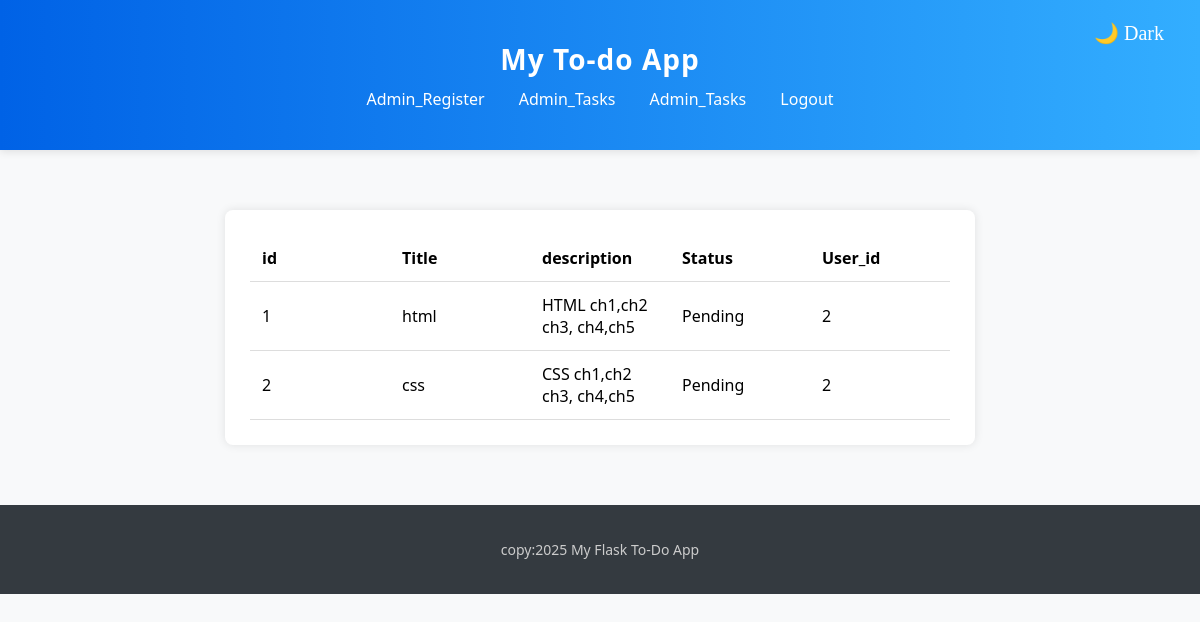
The page /admin_task (signed in) on the database as committed earlier.
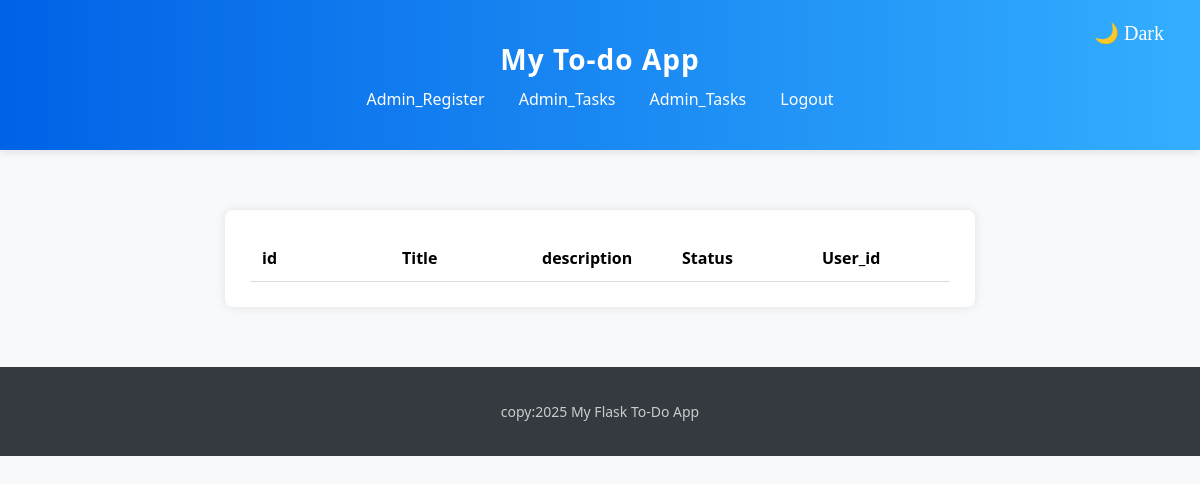
The same page on the database as committed later.
### app/models.py (models this page shows)
class Task(db.Model):
    __tablename__='task'
    id=db.Column(db.Integer, primary_key=True)
    title=db.Column(db.String(100), nullable=False)
    description=db.Column(db.String(300), nullable=False)
    status=db.Column(db.String(20), default="Pending")
    user_id = db.Column(db.Integer, db.ForeignKey('register.uid'), nullable=False)

### app/routes/auth.py (the view)
@auth_bp.route('/admin_task')
def admin_task():
    if session.get('user_id') and session.get('role') == 'admin':
        Tasks=Task.query.all()
        return render_template('admin_task.html',Tasks=Tasks,session=session)
    else:
        return abort(403)

### app/templates/admin_task.html (shortened to what this page needs)
{% extends "base.html" %}
{% block content %}
<div class="task-box">
      <table class="task-table">
            <thead>
                <tr>
                    <th>id</th>
                    <th>Title</th>
                    <th>description</th>
                    <th>Status</th>
                    <th>User_id</th>
                </tr>
            </thead>
            <tbody>
                {% for task in Tasks  %}
                <tr>
                    <td>{{task.id}}</td>
                    <td>{{task.title}}</td>
                    <td>{{task.description}}</td>
                    <td>{{task.status}}</td>
                    <td>{{task.user_id}}</td>
                </tr>
                {% endfor %}
            </tbody>
        </table>
</div>
{% endblock %}

### app/templates/base.html (shortened to what this page needs)
<!DOCTYPE html>
<html lang="en">
<head>
    <link rel="stylesheet" href="{{url_for('static',filename='style.css')}}">
</head>
<body>
    <header>
        <div class="container">
            <h1>My To-do App</h1>
            <nav>
                {%  if session.get('user_id') and session.get('role') == 'admin'%}
                 <a href="{{url_for('auth.admin')}}">Admin_Register</a>
                 <a href="{{url_for('auth.admin_task')}}">Admin_Tasks</a>
                 <a href="{{url_for('auth.admin_transfer')}}">Admin_Tasks</a>
                <a href="{{url_for('auth.logout')}}">Logout</a>
                {% endif %}
            </nav>
            <button id="theme-toggle" class="theme-toggle">🌙</button>
        </div>
    </header>
    <main class="container">
        {% block content %}
        {% endblock %}
    </main>
    <footer>
        <div class="container">
            <p>copy:{{2025}} My Flask To-Do App</p>
        </div>
    </footer>
</body>
</html>

### app/static/style.css (style rules this page uses)
body { margin:0; font-family:'Segoe UI', Tahoma, Geneva, Verdana, sans-serif; background-color: #f8f9fa; }
.container { max-width: 800px; margin: auto ; padding: 20px; }
header { background:linear-gradient(to right, #0062E6,#33AeFF); color: white; padding: 20px 0; box-shadow: 0 2px 8px rgba(0,0,0,0.1); }
header h1 { margin: 0; font-size: 28px; text-align: center; letter-spacing: 1px; }
nav { text-align: center; margin-top: 10px; }
nav a { color: white; text-decoration: none; margin:0 15px; font-weight: 500; transition: color 0.3s ease }
footer { background-color: #343a40; color: #ccc; padding: 15px 0; text-align: center; font-size: 14px; margin-top: 0 -2 8px rgba(0,0,0,0.1); }
footer p { margin: 0; }
.task-box { max-width: 700px; margin: 40px auto; background-color: white; padding: 25px; border-radius: 8px; box-shadow: 0 0 10px rgba(0,0,0,0.1); }
.task-table { width: 100%; border-collapse: collapse; table-layout: fixed; }
.task-table th, .task-table td { text-align: left; padding: 12px; border-bottom: 1px solid #ddd; }
.task-table th { background: color #f2f2f2; ; }
.theme-toggle { position: absolute; top: 20px; right: 30px; background: none; border: none; font-size: 22px; color: white; cursor: pointer; z-index: 1000; font-family: serif; font-size: 20px; }

Rows that differ between the two databases and show on the page:
removed Task: id "1", title "html", description "HTML ch1,ch2 ch3, ch4,ch5", status "Pending", user_id "2"
removed Task: id "2", title "css", description "CSS ch1,ch2 ch3, ch4,ch5", status "Pending", user_id "2"
